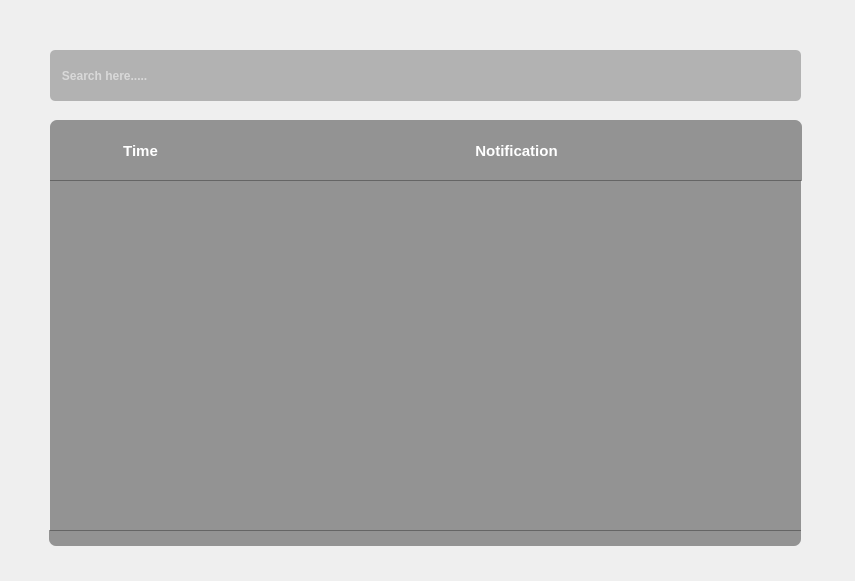
<?xml version="1.0" encoding="UTF-8"?>
<ui version="4.0">
 <class>Notification</class>
 <widget class="QDialog" name="Notification">
  <property name="geometry">
   <rect>
    <x>0</x>
    <y>0</y>
    <width>855</width>
    <height>581</height>
   </rect>
  </property>
  <property name="windowTitle">
   <string>Dialog</string>
  </property>
  <property name="styleSheet">
   <string notr="true">QTableWidget:item

{
color:white;
padding:5px;
margin:15px;
margin-left:0px;
font-size:12px;
font-weight:700;
font-family:&quot;Open Sans&quot;;
border:0px;
}
QTableWidget
{
alternate-background-color: rgba(255,255,255,0.1);
}
</string>
  </property>
  <widget class="QTableWidget" name="tableWidget">
   <property name="geometry">
    <rect>
     <x>50</x>
     <y>180</y>
     <width>751</width>
     <height>351</height>
    </rect>
   </property>
   <property name="font">
    <font>
     <family>Ubuntu Light</family>
     <pointsize>9</pointsize>
     <weight>3</weight>
     <italic>false</italic>
     <bold>false</bold>
    </font>
   </property>
   <property name="layoutDirection">
    <enum>Qt::LeftToRight</enum>
   </property>
   <property name="styleSheet">
    <string notr="true">background-color:rgba(55,55,55,0.5);
font: 25 9pt &quot;Ubuntu Light&quot;;
border-radius:0px;
gridline-color: rgba(55,55,55,0.5);
color:white;
border:0px;</string>
   </property>
  </widget>
  <widget class="QLineEdit" name="lineEdit">
   <property name="geometry">
    <rect>
     <x>50</x>
     <y>50</y>
     <width>751</width>
     <height>51</height>
    </rect>
   </property>
   <property name="styleSheet">
    <string notr="true">border-radius:5px;
background-color:rgba(55,55,55,0.33);
color:white;
font-weight:600;
font-family:&quot;Lato&quot;;
</string>
   </property>
   <property name="placeholderText">
    <string>   Search here.....</string>
   </property>
  </widget>
  <widget class="QPushButton" name="publicChat">
   <property name="geometry">
    <rect>
     <x>50</x>
     <y>120</y>
     <width>181</width>
     <height>61</height>
    </rect>
   </property>
   <property name="toolTip">
    <string>Public Chat</string>
   </property>
   <property name="whatsThis">
    <string>Add
</string>
   </property>
   <property name="styleSheet">
    <string notr="true">border: 0px;
border-radius:0;
border-top-left-radius:7px;
background-color:rgba(55,55,55,0.5);
color:white;
font-family:&quot;Open Sans&quot;;
font-weight:600;
font-size:15px;

</string>
   </property>
   <property name="text">
    <string>Time</string>
   </property>
   <property name="iconSize">
    <size>
     <width>50</width>
     <height>50</height>
    </size>
   </property>
  </widget>
  <widget class="QPushButton" name="publicChat_2">
   <property name="geometry">
    <rect>
     <x>231</x>
     <y>120</y>
     <width>571</width>
     <height>61</height>
    </rect>
   </property>
   <property name="toolTip">
    <string>Account statistic</string>
   </property>
   <property name="whatsThis">
    <string>Add
</string>
   </property>
   <property name="styleSheet">
    <string notr="true">border: none;
border-radius:0;
border-top-right-radius:7px;
background-color:rgba(55,55,55,0.5);
color:white;
font-family:&quot;Open Sans&quot;;
font-weight:600;
font-size:15px;
border-bottom:rgba(55,55,55,0.25);
</string>
   </property>
   <property name="text">
    <string notr="true">Notification</string>
   </property>
   <property name="iconSize">
    <size>
     <width>50</width>
     <height>50</height>
    </size>
   </property>
  </widget>
  <widget class="QPushButton" name="publicChat_3">
   <property name="geometry">
    <rect>
     <x>230</x>
     <y>530</y>
     <width>571</width>
     <height>16</height>
    </rect>
   </property>
   <property name="toolTip">
    <string>Account statistic</string>
   </property>
   <property name="whatsThis">
    <string>Add
</string>
   </property>
   <property name="styleSheet">
    <string notr="true">border: 0px;
border-radius:0;
border-bottom-right-radius:7px;
background-color:rgba(55,55,55,0.5);
color:white;
font-family:&quot;Open Sans&quot;;
font-weight:600;
font-size:15px;

</string>
   </property>
   <property name="text">
    <string notr="true"/>
   </property>
   <property name="iconSize">
    <size>
     <width>50</width>
     <height>50</height>
    </size>
   </property>
  </widget>
  <widget class="QPushButton" name="publicChat_4">
   <property name="geometry">
    <rect>
     <x>49</x>
     <y>530</y>
     <width>181</width>
     <height>16</height>
    </rect>
   </property>
   <property name="toolTip">
    <string>Public Chat</string>
   </property>
   <property name="whatsThis">
    <string>Add
</string>
   </property>
   <property name="styleSheet">
    <string notr="true">border: 0px;
border-radius:0;
border-bottom-left-radius:7px;
background-color:rgba(55,55,55,0.5);
color:white;
font-family:&quot;Open Sans&quot;;
font-weight:600;
font-size:15px;

</string>
   </property>
   <property name="text">
    <string/>
   </property>
   <property name="iconSize">
    <size>
     <width>50</width>
     <height>50</height>
    </size>
   </property>
  </widget>
 </widget>
 <resources/>
 <connections/>
</ui>
